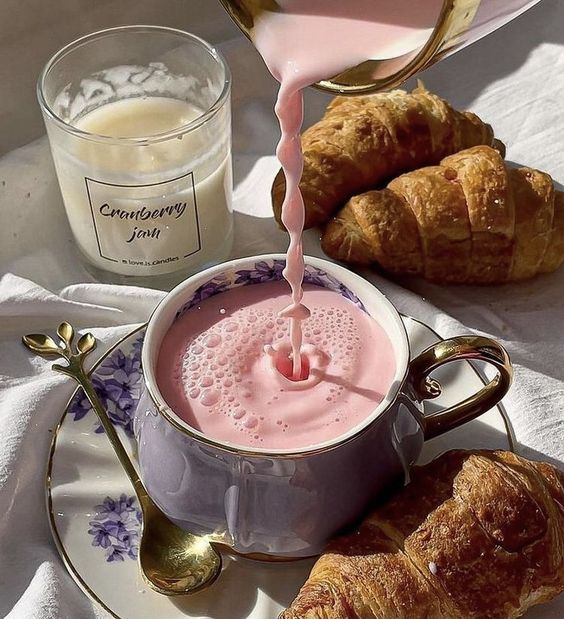
#> input picture lab8/picture.jpg, 564 x 619 px
$ python 3.py
#> lines starting #> are read from the running program, lines starting #| are printed output that depends on the picture
from PIL import Image,ImageDraw,ImageFont
img = Image.open('picture.jpg')
#> img is the input picture: PIL image 564x619 RGB; mean R, G, B 136.2, 113, 101.2
img_crop=img.crop((0,30,564,591))
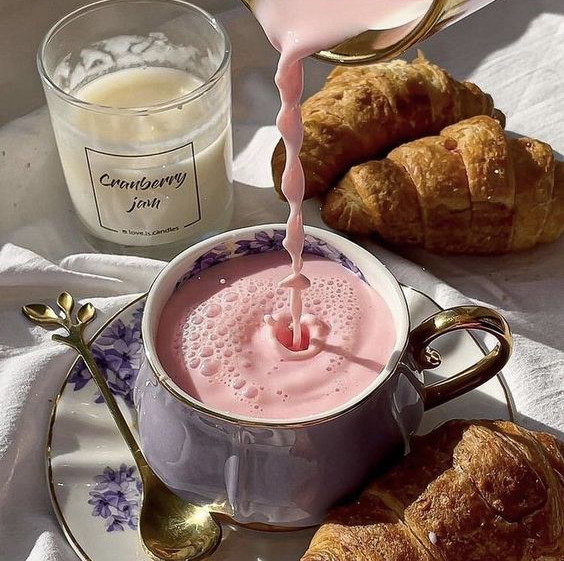
#> img_crop: PIL image 564x561 RGB; mean R, G, B 136.6, 113.6, 102.1
img_crop.save('newpicture.jpg')
name=input('Кого вы хотите поздравить? ')
#> the answer given: picture.jpg
draw_text = ImageDraw.Draw(img) #изображения для рисования
myFont = ImageFont.truetype('Montserrat-Regular.ttf', 40) # подключаем шрифт
draw_text.text(
    (90,50), #расположение
    '{},поздравляю!'.format(name), #форматирование строк
    font=myFont,
    stroke_width=2, #Ширина обводки текста.
    fill=(255, 255, 255),
    )
img.show()
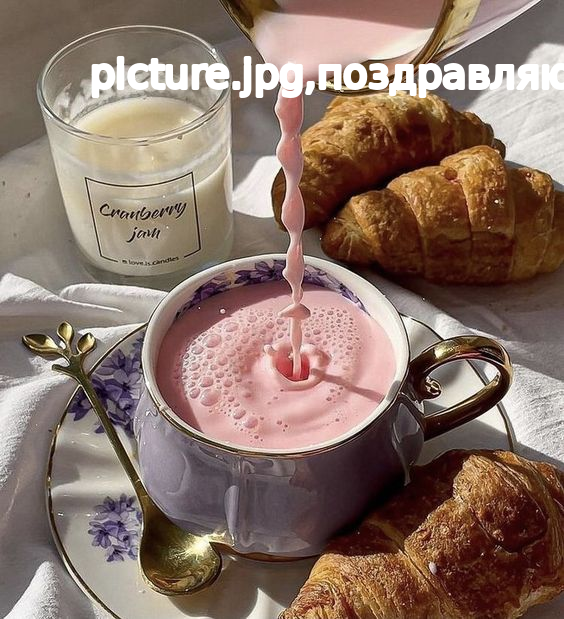
#> shown: PIL image 564x619 RGB; mean R, G, B 138.9, 116.1, 104.6
img.save('newpicture.png')

$ run again, with lab8/8марта.jpg copied over lab8/picture.jpg
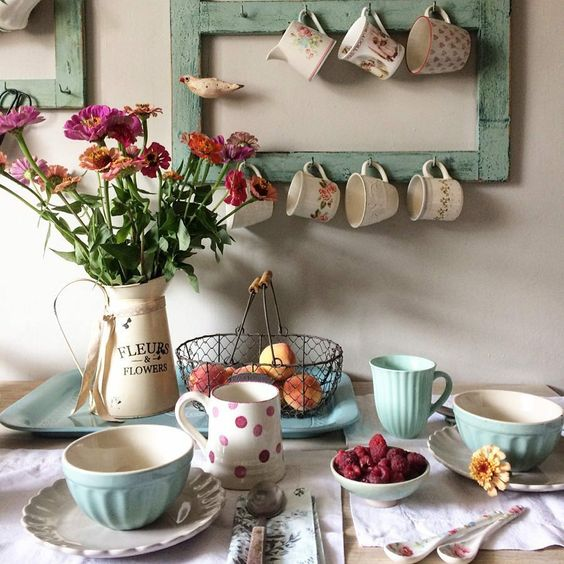
#> input picture lab8/8марта.jpg, 564 x 564 px
#> img is the input picture: PIL image 564x564 RGB; mean R, G, B 156.4, 148.6, 136.8
#> `img_crop=img.crop((0,30,564,591))`:
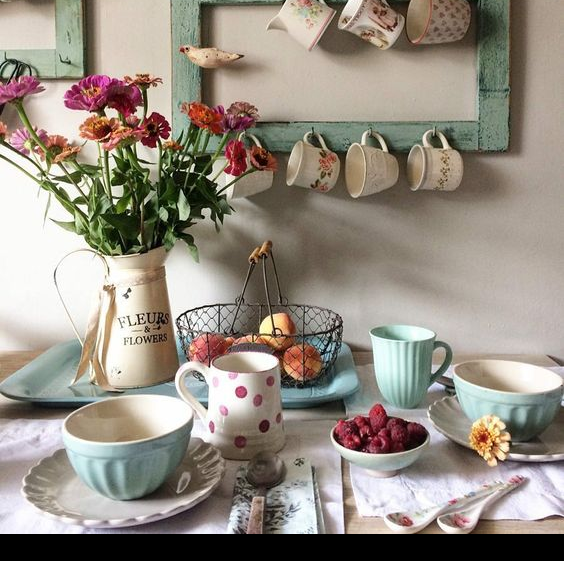
#> img_crop: PIL image 564x561 RGB; mean R, G, B 150.1, 142.1, 131.3
#> `img.show()`:
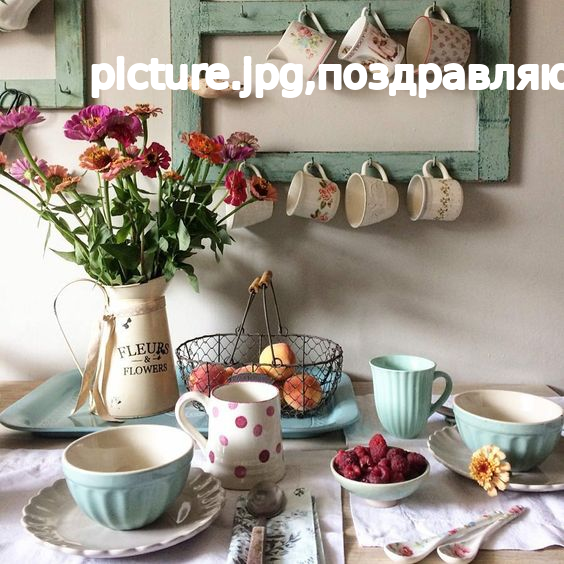
#> shown: PIL image 564x564 RGB; mean R, G, B 159.3, 151.8, 140.5
